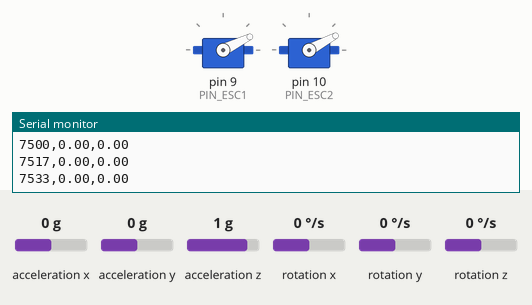
This sketch was run on a simulated Arduino Uno, built with avr-gcc and run on an emulated ATmega328P. Shown: 2 × servo, the last lines printed to the serial monitor. Wiring (inferred from the names in the program): MPU-6050 motion sensor at I2C address 0x68. Inputs (shaded band) come from the test bench; at power-on: acceleration y 0 g, rotation x 0 °/s, acceleration z 1 g, acceleration x 0 g, rotation y 0 °/s, rotation z 0 °/s.

Above: at 7.6 s.
7.7 s: acceleration y set to -1.4 g
At 8.8 s:
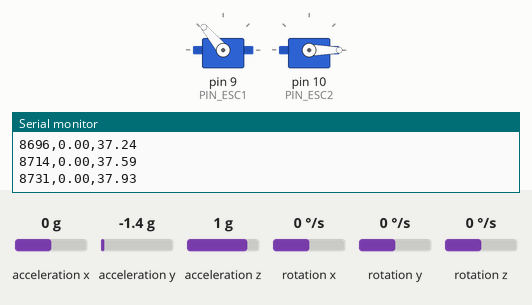
10.7 s: acceleration y set to -0.5 g
12.2 s: acceleration y set to -0.3 g
At 12.52 s:
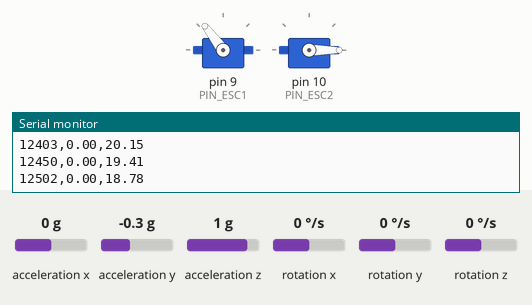
15.2 s: rotation x set to -192 °/s
At 17.64 s:
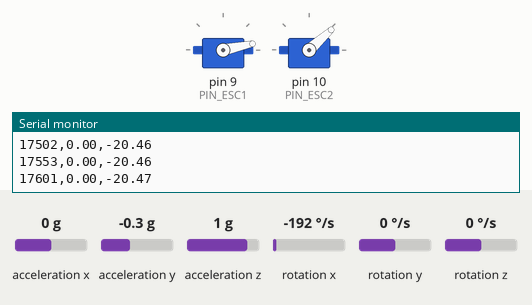
18.2 s: acceleration z set to -1.4 g
Timing chart, 0 to 24.6 s (numbered marks = the images above; inputs shaded):
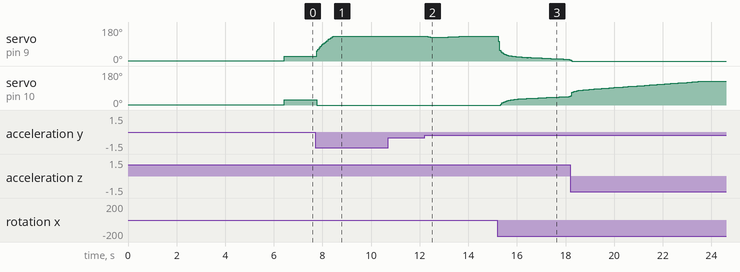

The sketch:

PID_WP2.ino
```cpp
#include <Arduino.h>
#include <Wire.h>
#include <Servo.h>
#include <PID_v1.h>

// ******************************************
// General information
// ******************************************
// IMU testing. No library used, except Wire to use the I2C

// ******************************************
// Variable declaration
// ******************************************
// IMU parameters
int16_t Acc_raw_X, Acc_raw_Y, Acc_raw_Z;
int16_t Gyro_raw_X, Gyro_raw_Y, Gyro_raw_Z;
float AccX, AccY, AccZ, GyroX, GyroY, GyroZ;
float GyroX_calib, GyroY_calib, GyroZ_calib;
float AccX_calib, AccY_calib, AccZ_calib;
// long unsigned elapsedTime, time, timePrev;
long unsigned prev_time_mpu, dt_mpu;
float rad_to_deg = 180 / 3.141592654;
float Acc_angle[3];
float Gyro_angle[3] = {0, 0, 0};
float Total_angle[3] = {0, 0, 0};
int i;

// Serial configuration parameters
unsigned long curr_time = 0, prev_time_com = 0, dt_com = 50000; // time interval in us

// motor setup
#define PIN_ESC1         9 // right motor
#define PIN_ESC2         10 // left motor

// ESC
Servo esc1;  // create servo object to control a servo
Servo esc2;

// int throttleValue1 = 0; // variable to store the servo position
int angle1 = 0; // variable to store the angle of the potentiometer

// int throttleValue2 = 0; // variable to store the servo position
int angle2 = 0; // variable to store the angle of the potentiometer

int L1 = 30 ;//midpoint
int L2 = 25 ;//midpoint
// PID configuration parameters
double kp = 3, ki = 0.3, kd = 0.3, input = 0, output = 0, setpoint = 1;
PID myPID(&input, &output, &setpoint, kp, ki, kd, DIRECT);

// ******************************************
// Function declaration
// ******************************************
void dataReadyISR();
void SerialDataWrite();
void gyro_signals();
void acc_signals();
float floatMap(float, float, float, float, float);

volatile boolean newDataReady;

// ******************************************
// void setup
// ******************************************
void setup()
{
  Serial.begin(9600);
  while (!Serial)
    ;

    // ESC & motor setup
  esc1.attach(PIN_ESC1,1000,2000);
  esc1.write(1); // Initialize the ESC at minimum angel (adjust if needed)

  // ESC & motor setup
  esc2.attach(PIN_ESC2,1000,2000);
  esc2.write(1); // Initialize the ESC at minimum angel (adjust if needed)

  myPID.SetMode(AUTOMATIC);
  myPID.SetSampleTime(50); // Set the sample time for the PID control
  myPID.SetOutputLimits(-100, 100); //set the output range from 0 - 180 degree

  // MPU preparation and calibration
  Wire.setClock(400000); // set wire clock to the max (400kHz)
  Wire.begin();          // Start the wire comunication
  delay(100);
  Wire.beginTransmission(0x68); // Start the communication with the MPU6050
  Wire.write(0x6B);             // Start the gyro in power mode
  Wire.write(0x00);             // Set the requested starting register
  Wire.endTransmission();       // End the transmission
  // MPU6050 Gyro Calibration
  // Serial.println("Begin MPU Gyro Calibration");
  for (i = 0; i < 2000; i++)
  {
    gyro_signals();
    GyroX_calib += GyroX;
    GyroY_calib += GyroY;
    GyroZ_calib += GyroZ;
  }
  GyroX_calib /= 2000;
  GyroY_calib /= 2000;
  GyroZ_calib /= 2000;
  // MPU6050 Acc Calibration
  // Serial.println("Begin MPU Acc  Calibration");
  for (i = 0; i < 2000; i++)
  {
    acc_signals();
    AccX_calib += AccX;
    AccY_calib += AccY;
    AccZ_calib += AccZ;
  }
  // For the calibration of the accelerometer, check what is the direction of the MPU. For me g is in the negative X-axis
  // Because the gravitational acceleration should not be part of the calibration
  AccX_calib = AccX_calib / 2000 - 1;
  AccY_calib = AccY_calib / 2000;
  AccZ_calib = AccZ_calib / 2000;

  // Serial.println("MPU calibrated. Press any key to start the main program.");
  // while (!Serial.available())
  //   ;
  // Serial.read();
}

void loop()
{
  curr_time = micros();
  gyro_signals(); // Get gyro data GyroX, GyroY, GyroZ
  acc_signals();  // Get acc data AccX, AccY, AccZ

  GyroX -= GyroX_calib;
  GyroY -= GyroY_calib;
  GyroZ -= GyroZ_calib;
  AccX -= AccX_calib;
  AccY -= AccY_calib;
  AccZ -= AccZ_calib;

  dt_mpu = (curr_time - prev_time_mpu);
  prev_time_mpu = curr_time;

  Acc_angle[1] = atan2(AccZ, sqrt(pow(AccY, 2) + pow(AccX, 2))) * rad_to_deg;
  Acc_angle[2] = atan2(-AccY, sqrt(pow(AccX, 2) + pow(AccZ, 2))) * rad_to_deg;

  Gyro_angle[0] += GyroX * dt_mpu / 1000000;
  Gyro_angle[1] += GyroY * dt_mpu / 1000000;
  Gyro_angle[2] += GyroZ * dt_mpu / 1000000;

  Total_angle[0] = Gyro_angle[0];
  Total_angle[1] = .98 * (Total_angle[1] + GyroY * dt_mpu / 1000000) + .02 * Acc_angle[1];
  Total_angle[2] = .98 * (Total_angle[2] + GyroX * dt_mpu / 1000000) + .02 * Acc_angle[2];

  // Serial write
  curr_time = micros();
  if (curr_time - prev_time_com >= dt_com)
  {
    prev_time_com += dt_com;
    SerialDataWrite();
  }

  input = Total_angle[2]; // Yaw angle as input for PID
  myPID.Compute();       // Calculate new output

  // Calculate angle values for each motor
  angle1 = L1 - output; // Adjust this as needed based on your system //left motor
  angle2 = L2 + output; // Adjust this as needed based on your system //right motor

  // Set throttle values for each motor
  esc1.write(angle1); // Motor 1
  esc2.write(angle2); // Motor 2
}

// ******************************************
// Function definitions
// ******************************************
void SerialDataWrite()
{
  Serial.print(curr_time / 1000);
  Serial.print(",");
  Serial.print(Total_angle[1]);
  Serial.print(",");
  Serial.print(Total_angle[2]);
  //  Serial.print(",");
  // Serial.print(angle1);
  //  Serial.print(",");
  // Serial.print(angle2);
  // Serial.print(",");
  // Serial.print(output);
  Serial.println("");
}

void gyro_signals(void)
{
  Wire.beginTransmission(0x68); // Start the communication with the MPU6050
  Wire.write(0x1A);             // Enable Low-pass filter
  Wire.write(0x05);
  Wire.endTransmission(); // End Transmission
  Wire.beginTransmission(0x68);
  Wire.write(0x1B); // Change Gyro sensitivity
  Wire.write(0x8);
  Wire.endTransmission();
  Wire.beginTransmission(0x68); // Access register storing Gyro data
  Wire.write(0x43);
  Wire.endTransmission();
  Wire.requestFrom(0x68, 6); // Read the Gyro data
  Gyro_raw_X = Wire.read() << 8 | Wire.read();
  Gyro_raw_Y = Wire.read() << 8 | Wire.read();
  Gyro_raw_Z = Wire.read() << 8 | Wire.read();
  GyroX = (float)Gyro_raw_X / 65.5;
  GyroY = (float)Gyro_raw_Y / 65.5;
  GyroZ = (float)Gyro_raw_Z / 65.5;
}

void acc_signals(void)
{
  Wire.beginTransmission(0x68); // Start the communication with the MPU6050
  Wire.write(0x1A);             // Enable Low-pass filter
  Wire.write(0x05);             // Enable Low-pass filter - 10Hz-ish
  Wire.endTransmission();       // End Transmission
  Wire.beginTransmission(0x68);
  Wire.write(0x3B); // Access register storing Acc data
  Wire.endTransmission();
  Wire.requestFrom(0x68, 6); // Read the Acc data
  Acc_raw_X = Wire.read() << 8 | Wire.read();
  Acc_raw_Y = Wire.read() << 8 | Wire.read();
  Acc_raw_Z = Wire.read() << 8 | Wire.read();
  AccX = (float)Acc_raw_X / 16384.0;
  AccY = (float)Acc_raw_Y / 16384.0;
  AccZ = (float)Acc_raw_Z / 16384.0;
}

float floatMap(float x, float in_min, float in_max, float out_min, float out_max)
{
  return (x - in_min) * (out_max - out_min) / (in_max - in_min) + out_min;
}
```

Measured:
- after the input at 7.7 s, servo on pin 10 (PIN_ESC2): 28° → 0° after 0.06 s
- after the input at 12.2 s, servo on pin 9 (PIN_ESC1): 130° → 127° after 0.14 s, → 126° 0.26 s later, → 127° 0.26 s later, → 128° 0.31 s later, … (6 changes in this stretch)
